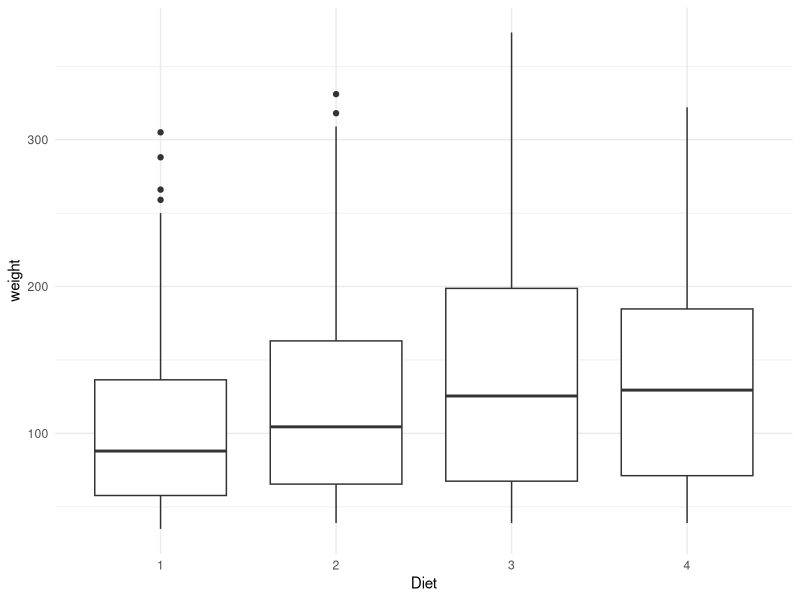
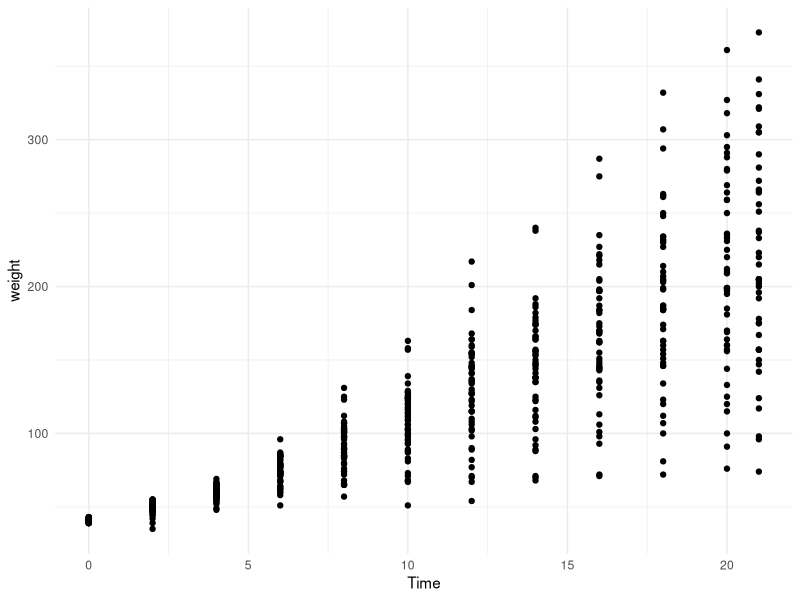
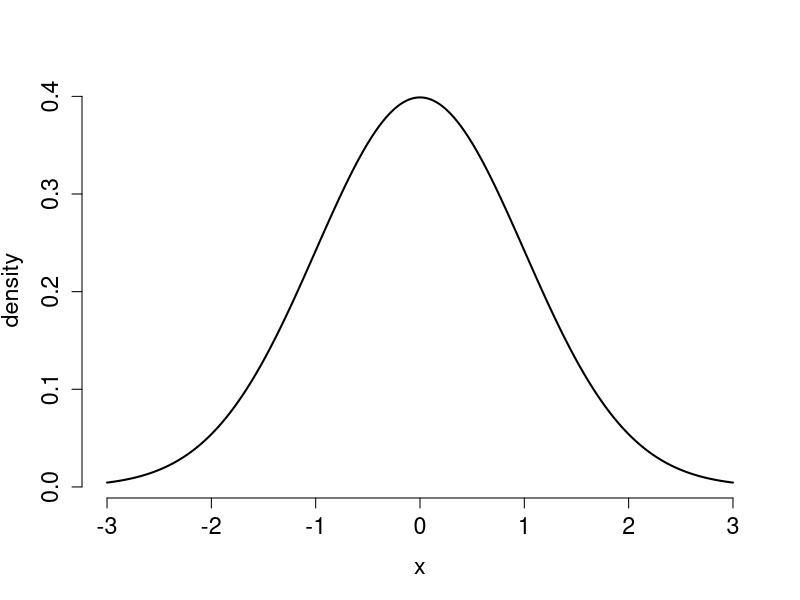
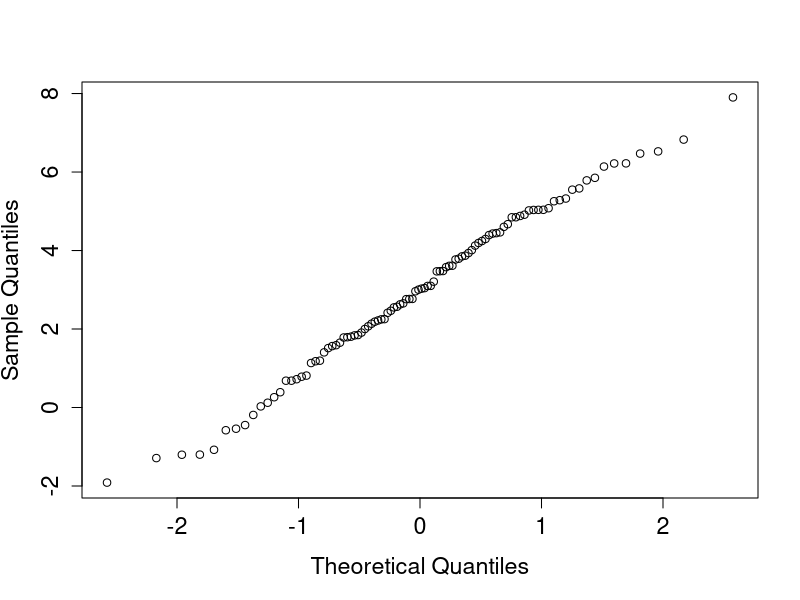

Recreate these plots in R, in order.
## ---- chunk 1
#| include: false
# the following css block is my attempt to switch the base font to EB Garamond and the headers' fonts to Radley. still a work in progress!
## ---- chunk 2
knitr::opts_chunk$set(
  collapse = TRUE,
  comment = "#>",
  dev = "ragg_png"
)
include_solutions <- TRUE

## ---- chunk 3
require(rmarkdown)
require(knitr)
require(kableExtra)
# Put any library imports and other preamble here.
library(ggplot2)
library(dplyr)
## ---- chunk 4
chickens <- datasets::ChickWeight
## ---- chunk 5
mean(chickens$weight)
median(chickens$weight)
## ---- chunk 6
#| results: hold
mean(chickens$weight)
median(chickens$weight)
## ---- chunk 7
chickens %>% ggplot(aes(x = Diet, y = weight)) +
  geom_boxplot() +
  theme_minimal()
## ---- chunk 8
table(chickens$Diet)
## ---- chunk 9
#| label: fig-diet-count
diet_table <- table(chickens$Diet)
knitr::kable(diet_table, col.names = c("Diet", "Count"))
## ---- chunk 10
#linear model

fit <- lm(weight ~ Diet, data = chickens)
summary(fit)
## ---- chunk 11
knitr::kable(round(summary(fit)$coefficients,2))
## ---- chunk 12
#| label: fig-time-series
#| fig-cap: "A scatterplot displaying the varying weights of each chick over time."
chickens %>% ggplot(aes(x = Time, y = weight)) +
  geom_point() +
  theme_minimal()
## ---- chunk 13
#| layout-ncol: 2
#| label: fig-example-plots
#| fig-cap: "Two example plots relating to the Gaussian distribution."
#| fig-subcap: 
#|   - "Gaussian distribution"
#|   - "Gaussian QQ-plot"

x <- seq(from = -3, to = 3,by = 0.01)
density <- dnorm(x, mean = 0, sd = 1)

plot(
  x = x,
  y = density,
  bty = "n",
  cex.axis = 1.4,
  cex.lab = 1.4,
  type = "l",
  lwd = 2)

y <- rnorm(n = 100, mean = 3, sd = 2)
qqnorm(y, cex.axis = 1.4, cex.lab = 1.4, main = "")
